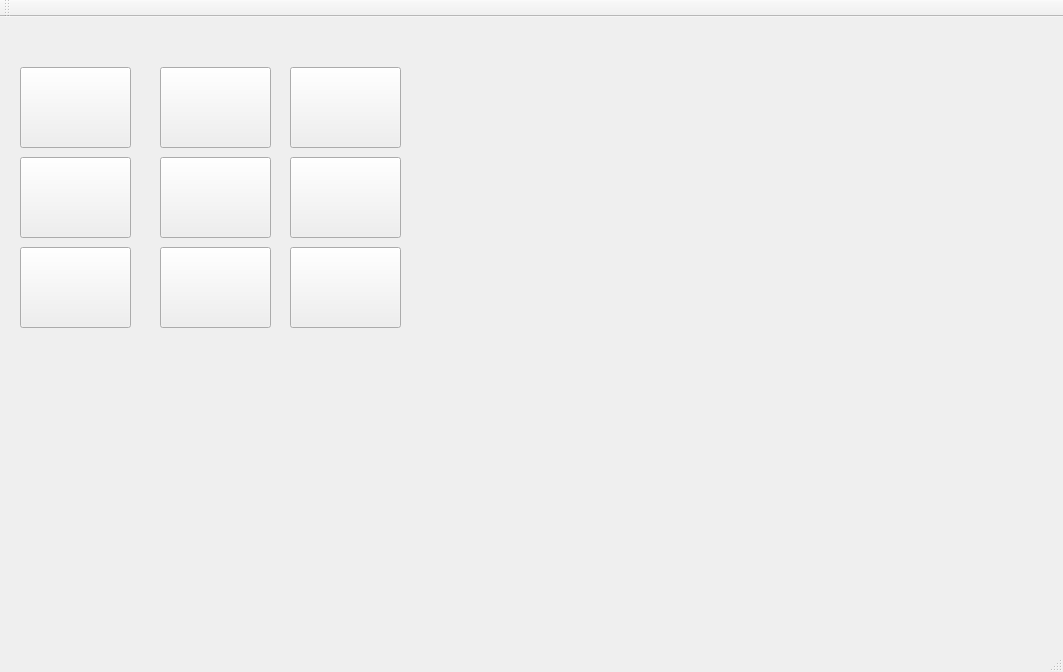
<?xml version="1.0" encoding="UTF-8"?>
<ui version="4.0">
 <class>MainWindow</class>
 <widget class="QMainWindow" name="MainWindow">
  <property name="geometry">
   <rect>
    <x>0</x>
    <y>0</y>
    <width>1063</width>
    <height>672</height>
   </rect>
  </property>
  <property name="windowTitle">
   <string>MainWindow</string>
  </property>
  <widget class="QWidget" name="centralWidget">
   <widget class="QPushButton" name="cella_00">
    <property name="geometry">
     <rect>
      <x>20</x>
      <y>50</y>
      <width>111</width>
      <height>81</height>
     </rect>
    </property>
    <property name="text">
     <string/>
    </property>
   </widget>
   <widget class="QPushButton" name="cella_01">
    <property name="geometry">
     <rect>
      <x>160</x>
      <y>50</y>
      <width>111</width>
      <height>81</height>
     </rect>
    </property>
    <property name="text">
     <string/>
    </property>
   </widget>
   <widget class="QPushButton" name="cella_02">
    <property name="geometry">
     <rect>
      <x>290</x>
      <y>50</y>
      <width>111</width>
      <height>81</height>
     </rect>
    </property>
    <property name="text">
     <string/>
    </property>
   </widget>
   <widget class="QPushButton" name="cella_12">
    <property name="geometry">
     <rect>
      <x>290</x>
      <y>140</y>
      <width>111</width>
      <height>81</height>
     </rect>
    </property>
    <property name="text">
     <string/>
    </property>
   </widget>
   <widget class="QPushButton" name="cella_11">
    <property name="geometry">
     <rect>
      <x>160</x>
      <y>140</y>
      <width>111</width>
      <height>81</height>
     </rect>
    </property>
    <property name="text">
     <string/>
    </property>
   </widget>
   <widget class="QPushButton" name="cella_10">
    <property name="geometry">
     <rect>
      <x>20</x>
      <y>140</y>
      <width>111</width>
      <height>81</height>
     </rect>
    </property>
    <property name="text">
     <string/>
    </property>
   </widget>
   <widget class="QPushButton" name="cella_22">
    <property name="geometry">
     <rect>
      <x>290</x>
      <y>230</y>
      <width>111</width>
      <height>81</height>
     </rect>
    </property>
    <property name="text">
     <string/>
    </property>
   </widget>
   <widget class="QPushButton" name="cella_21">
    <property name="geometry">
     <rect>
      <x>160</x>
      <y>230</y>
      <width>111</width>
      <height>81</height>
     </rect>
    </property>
    <property name="text">
     <string/>
    </property>
   </widget>
   <widget class="QPushButton" name="cella_20">
    <property name="geometry">
     <rect>
      <x>20</x>
      <y>230</y>
      <width>111</width>
      <height>81</height>
     </rect>
    </property>
    <property name="text">
     <string/>
    </property>
   </widget>
  </widget>
  <widget class="QMenuBar" name="menuBar">
   <property name="geometry">
    <rect>
     <x>0</x>
     <y>0</y>
     <width>1063</width>
     <height>26</height>
    </rect>
   </property>
  </widget>
  <widget class="QToolBar" name="mainToolBar">
   <attribute name="toolBarArea">
    <enum>TopToolBarArea</enum>
   </attribute>
   <attribute name="toolBarBreak">
    <bool>false</bool>
   </attribute>
  </widget>
  <widget class="QStatusBar" name="statusBar"/>
 </widget>
 <layoutdefault spacing="6" margin="11"/>
 <resources/>
 <connections/>
</ui>
